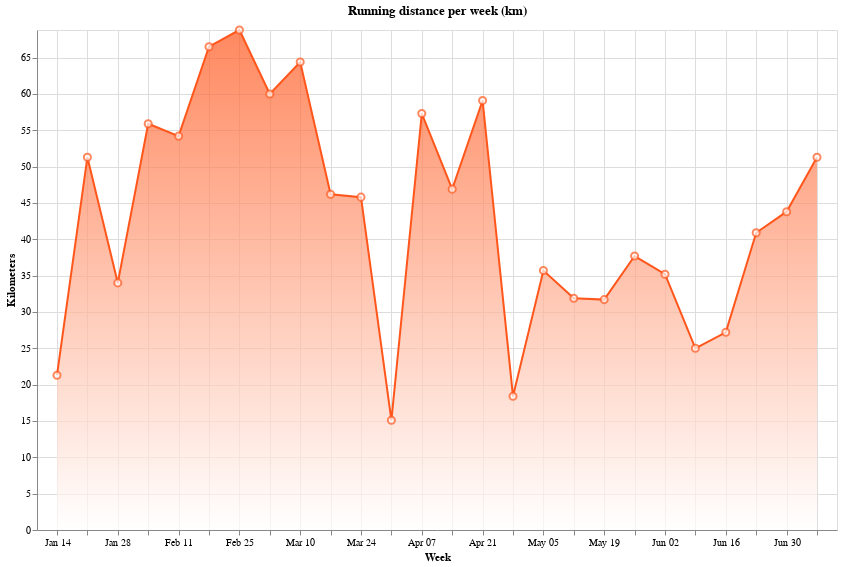

The notebook cell this image was saved under:
### Code cell
x_scale = alt.Scale(padding=20)
upper_limit = weekly_data["distance_km"].max()
lower_limit = 0

x = alt.X("start_date:T", scale=alt.Scale(padding=20), title="Week")
y = alt.Y(
    "distance_km:Q",
    axis=alt.Axis(title="Kilometers"),
    scale=alt.Scale(domain=[lower_limit, upper_limit]),
)

line_chart = (
    alt.Chart(weekly_data.reset_index())
    .mark_area(
        line={"color": "#ff561b"},
        color=alt.Gradient(
            gradient="linear",
            stops=[
                alt.GradientStop(color="white", offset=0),
                alt.GradientStop(color="#ff561b", offset=1),
            ],
            x1=1,
            x2=1,
            y1=1,
            y2=0,
        ),
    )
    .encode(
        x=x,
        y=y,
        tooltip=["start_date:T", "distance_km:Q"],
    )
    .properties(width=800, height=500, title="Running distance per week (km)")
)

points = (
    alt.Chart(weekly_data.reset_index())
    .mark_point(
        filled=True,
        fill="white",
        stroke="#ff561b",
        strokeWidth=2,
        size=50,
        shape="circle",
    )
    .encode(
        x=x,
        y=y,
        tooltip=["start_date:T", "distance_km:Q"],
    )
)


chart = line_chart + points

chart.show()

### Figure 1 — Vega-Lite specification as saved in the notebook (floating-point values rounded to 4 significant figures)
{"config": {"view": {"continuousWidth": 300, "continuousHeight": 300}}, "layer": [{"data": {"name": "data-764c100d5d1bbb1d6b80f22bf7f96a7d"}, "mark": {"type": "area", "color": {"gradient": "linear", "stops": [{"color": "white", "offset": 0}, {"color": "#ff561b", "offset": 1}], "x1": 1, "x2": 1, "y1": 1, "y2": 0}, "line": {"color": "#ff561b"}}, "encoding": {"tooltip": [{"field": "start_date", "type": "temporal"}, {"field": "distance_km", "type": "quantitative"}], "x": {"field": "start_date", "scale": {"padding": 20}, "title": "Week", "type": "temporal"}, "y": {"axis": {"title": "Kilometers"}, "field": "distance_km", "scale": {"domain": [0, 68.8]}, "type": "quantitative"}}, "title": "Running distance per week (km)"}, {"data": {"name": "data-764c100d5d1bbb1d6b80f22bf7f96a7d"}, "mark": {"type": "point", "fill": "white", "filled": true, "shape": "circle", "size": 50, "stroke": "#ff561b", "strokeWidth": 2}, "encoding": {"tooltip": [{"field": "start_date", "type": "temporal"}, {"field": "distance_km", "type": "quantitative"}], "x": {"field": "start_date", "scale": {"padding": 20}, "title": "Week", "type": "temporal"}, "y": {"axis": {"title": "Kilometers"}, "field": "distance_km", "scale": {"domain": [0, 68.8]}, "type": "quantitative"}}}], "height": 500, "width": 800, "$schema": "https://vega.github.io/schema/vega-lite/v5.17.0.json", "datasets": {"data-764c100d5d1bbb1d6b80f22bf7f96a7d": [{"start_date": "2024-01-14T00:00:00+00:00", "distance_meters": 21290.0, "time_seconds": 6797, "distance_km": 21.3}, {"start_date": "2024-01-21T00:00:00+00:00", "distance_meters": 51330.0, "time_seconds": 16703, "distance_km": 51.3}, {"start_date": "2024-01-28T00:00:00+00:00", "distance_meters": 33960.0, "time_seconds": 11370, "distance_km": 34.0}, {"start_date": "2024-02-04T00:00:00+00:00", "distance_meters": 55940.0, "time_seconds": 17744, "distance_km": 55.9}, {"start_date": "2024-02-11T00:00:00+00:00", "distance_meters": 54180.0, "time_seconds": 17614, "distance_km": 54.2}, {"start_date": "2024-02-18T00:00:00+00:00", "distance_meters": 66540.0, "time_seconds": 21097, "distance_km": 66.5}, {"start_date": "2024-02-25T00:00:00+00:00", "distance_meters": 68760.0, "time_seconds": 22222, "distance_km": 68.8}, {"start_date": "2024-03-03T00:00:00+00:00", "distance_meters": 60000.0, "time_seconds": 18479, "distance_km": 60.0}, {"start_date": "2024-03-10T00:00:00+00:00", "distance_meters": 64370.0, "time_seconds": 20196, "distance_km": 64.4}, {"start_date": "2024-03-17T00:00:00+00:00", "distance_meters": 46180.0, "time_seconds": 14677, "distance_km": 46.2}, {"start_date": "2024-03-24T00:00:00+00:00", "distance_meters": 45790.0, "time_seconds": 14908, "distance_km": 45.8}, {"start_date": "2024-03-31T00:00:00+00:00", "distance_meters": 15070.0, "time_seconds": 5071, "distance_km": 15.1}, {"start_date": "2024-04-07T00:00:00+00:00", "distance_meters": 57270.0, "time_seconds": 18855, "distance_km": 57.3}, {"start_date": "2024-04-14T00:00:00+00:00", "distance_meters": 46870.0, "time_seconds": 14811, "distance_km": 46.9}, {"start_date": "2024-04-21T00:00:00+00:00", "distance_meters": 59100.0, "time_seconds": 18342, "distance_km": 59.1}, {"start_date": "2024-04-28T00:00:00+00:00", "distance_meters": 18420.0, "time_seconds": 6487, "distance_km": 18.4}, {"start_date": "2024-05-05T00:00:00+00:00", "distance_meters": 35710.0, "time_seconds": 12834, "distance_km": 35.7}, {"start_date": "2024-05-12T00:00:00+00:00", "distance_meters": 31920.0, "time_seconds": 10641, "distance_km": 31.9}, {"start_date": "2024-05-19T00:00:00+00:00", "distance_meters": 31670.0, "time_seconds": 10075, "distance_km": 31.7}, {"start_date": "2024-05-26T00:00:00+00:00", "distance_meters": 37660.0, "time_seconds": 11849, "distance_km": 37.7}, {"start_date": "2024-06-02T00:00:00+00:00", "distance_meters": 35180.0, "time_seconds": 11666, "distance_km": 35.2}, {"start_date": "2024-06-09T00:00:00+00:00", "distance_meters": 24950.0, "time_seconds": 7869, "distance_km": 25.0}, {"start_date": "2024-06-16T00:00:00+00:00", "distance_meters": 27250.0, "time_seconds": 8402, "distance_km": 27.2}, {"start_date": "2024-06-23T00:00:00+00:00", "distance_meters": 40860.0, "time_seconds": 12976, "distance_km": 40.9}, {"start_date": "2024-06-30T00:00:00+00:00", "distance_meters": 43790.0, "time_seconds": 13925, "distance_km": 43.8}, {"start_date": "2024-07-07T00:00:00+00:00", "distance_meters": 51350.0, "time_seconds": 18104, "distance_km": 51.3}]}}
